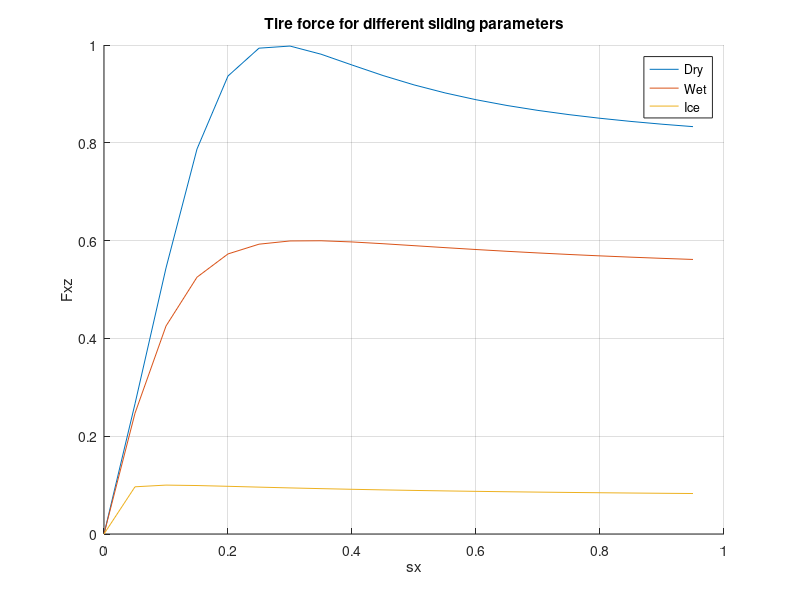
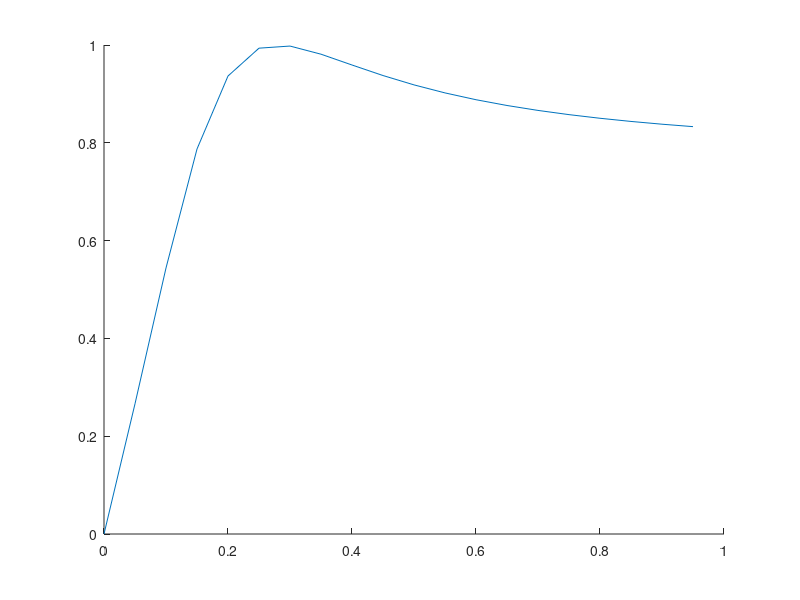

The MATLAB source for these figures, in order: (Note: this script raises an error after producing the figures.)
% Parameters of Pacejka model
load("Vjezba1.mat");
D_cond = [1, 0.6, 0.1];  
C_cond = [1.45, 1.35, 1.50];   
E_cond = [-4.0, -0.2, 0.8];
conditions = {"Dry", "Wet", "Ice"};

K = 3*pi/180;

Fxz = zeros(length(D_cond), length(sx));

for j = 1:length(D_cond)
    B = 100*atan(K)/(C_cond(j)*D_cond(j));
    for i = 1:length(sx)
        sx_val = sx(i);
        F = D_cond(j)*sin(C_cond(j)*atan(B*sx_val - E_cond(j)*(B*sx_val - atan(B*sx_val))));
        Fxz(j, i) = F;
    end
end

figure;
hold on;
for j = 1:length(D_cond)
    plot(sx, Fxz(j, :), 'DisplayName', sprintf('conditions = %s', conditions{j}));
end
hold off;
title('Tire force for different sliding parameters');
xlabel('sx');
ylabel('Fxz');
legend(conditions);
grid on;

D = 1;
C = 1.45;
E = -4;
fun = D*sin(C*atan((100*atan(K)/(C*D))*sx - E*((100*atan(K)/(C*D))*sx - atan((100*atan(K)/(C*D))*sx))));
figure; 
hold on; 
plot(sx, fun)

load('Vjezba1.mat');

sx = linspace(0, 1, 20);

D = optimvar('D',1);
C = optimvar('C',1);
E = optimvar('E',1);
fun = D*sin(C*atan((100*atan(K)/(C*D))*sx - E*((100*atan(K)/(C*D))*sx - atan((100*atan(K)/(C*D))*sx))));

obj = sum((fun - F_norm).^2);
lsqproblem = optimproblem("Objective",obj);
x0.D = 1;
x0.C = 1.45;
x0.E = -4;

show(lsqproblem);

[sol,fval] = solve(lsqproblem,x0);
disp(sol.D)
disp(sol.C)
disp(sol.E)

